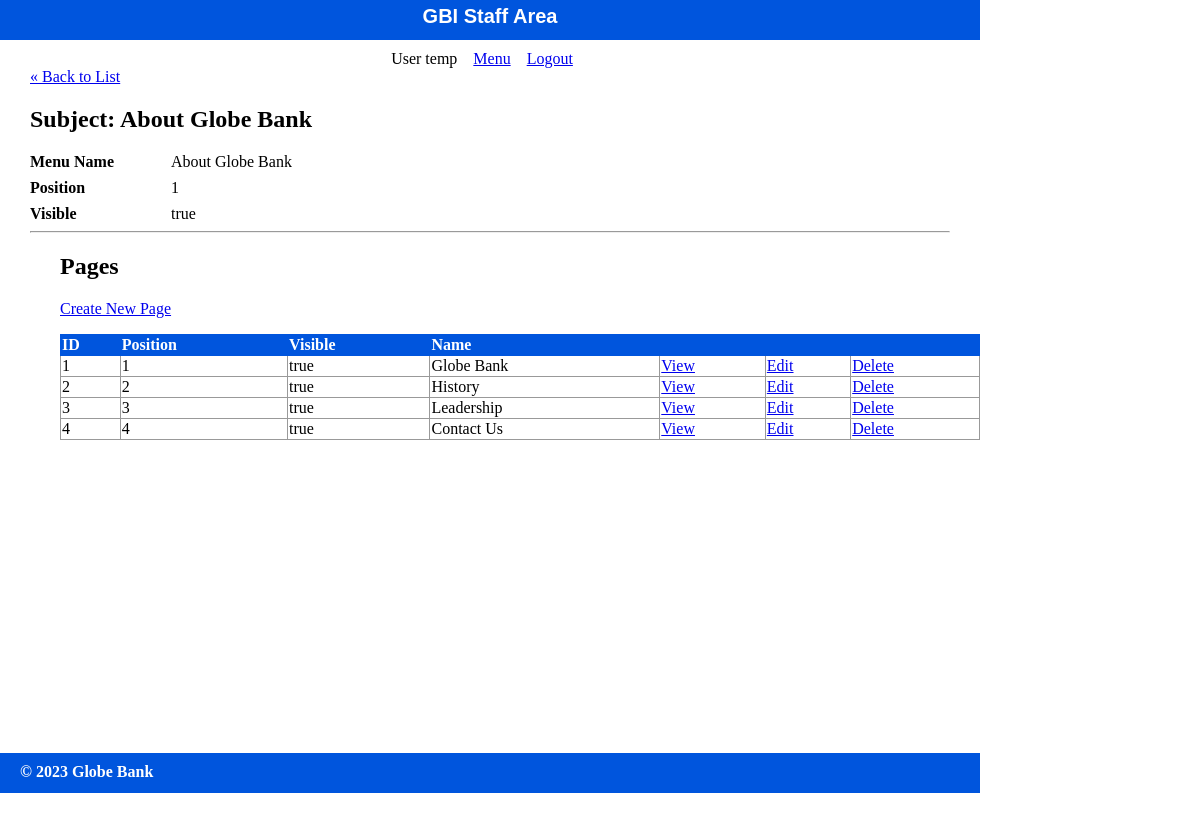
Page /globe_bank/public/staff/subjects/show.php?id=1 (signed in) on the committed database.
### tables this page shows
CREATE TABLE `subjects` (
  `id` int(11) NOT NULL,
  `menu_name` varchar(255) DEFAULT NULL,
  `position` int(3) DEFAULT NULL,
  `visible` tinyint(1) DEFAULT NULL
);

CREATE TABLE `pages` (
  `id` int(11) NOT NULL,
  `subject_id` int(11) DEFAULT NULL,
  `menu_name` varchar(255) DEFAULT NULL,
  `position` int(3) DEFAULT NULL,
  `visible` tinyint(1) DEFAULT NULL,
  `content` text DEFAULT NULL
);

### globe_bank/private/functions.php (called while the page is built, shortened)
<?php
    function url_for($script_path) {
        if($script_path[0] != '/') {
        $script_path = "/" . $script_path;
        }
        return WWW_ROOT . $script_path;
    }
    function u($string="") {
        return urlencode($string);
    }
    function h($string="") {
        return htmlspecialchars($string);
    }
?>

### globe_bank/private/auth_functions.php (called while the page is built, shortened)
<?php
  function is_logged_in() {
    return isset($_SESSION['admin_id']);
  }
?>

### globe_bank/private/functions_db.php (called while the page is built, shortened)
<?php
function db_select($connection, $query){
    $validate = db_validate_func_input($connection, $query);
    $result_set = [];
    try{
        $result_set = mysqli_query($connection, $query);
        $result = [];
            for($i = 0; $i < mysqli_num_rows($result_set); $i++){
                array_push($result,mysqli_fetch_assoc($result_set));
            }
        return ["succes" => true, "data" => $result];
    }
    catch(mysqli_sql_exception $e){
        error_log($e);
        if(!$result_set){
            return db_error($connection);
        }
    };
}
function db_dml_query($connection, $query){
    $validate = db_validate_func_input($connection, $query);
    if(str_starts_with($query, "SELECT")){
        return db_select($connection, $query);
    }
    return ["succes" => false, "data" => "invalid query"];
};
function db_connect($dbInfo=DB_CONNECT){
    return mysqli_connect($dbInfo['HOST'],$dbInfo['USER'],$dbInfo['PASS'],$dbInfo['NAME']);
};
function db_query($query_func, $values = [], $dbInfo=DB_CONNECT){
    try{
        $connection = db_connect($dbInfo);
    }
    catch(mysqli_sql_exception $e){
        $check = check_db_con();
        error_log($e);
        error_log($check['msg']);
        if(!$check["succes"]){
            return $check;
        }
    }
    $checked_values = [];
    if(gettype($values) == "array"){
        $keys = array_keys($values);
        foreach($keys as $key){
            if(isset($values[$key]) && trim($values[$key]) != ""){
                $checked_values[$key] = db_escape($connection, $values[$key]);
            }
        };
    }
    else{
        $checked_values = db_escape($connection, $values);
    }
    $query = $query_func($checked_values);
    $response = db_dml_query($connection, $query);
    return $response;
};
function db_validate_func_input($connection, $query){
    return ["valid" => true, "error" => ""];
};
function db_escape($connection, $value){
    return mysqli_real_escape_string($connection, $value);
};
?>

### globe_bank/private/querys.php (called while the page is built, shortened)
<?php
    $getPageBySubID = function ($subject){
        $getVisible = $subject['getVisible'] ?? false;
        $order ='ASC';
        $qry = "SELECT pages.*, subjects.menu_name AS subject_name ";
        $qry .= "FROM pages ";
        if($getVisible){
            $qry .= "JOIN subjects ON pages.subject_id=subjects.id AND subjects.visible = true ";
            $qry .= "WHERE pages.subject_id='".$subject["id"]."' AND pages.visible=true ";
        }
        else{
            $qry .= "JOIN subjects ON pages.subject_id=subjects.id ";
            $qry .= "WHERE pages.subject_id='".$subject["id"]."' ";
        }
        $qry .= "ORDER BY pages.position {$order};";
        return $qry;
    };
?>

### globe_bank/public/staff/subjects/show.php (the view, shortened to what this page needs)
<?php
  require_once('../../../private/initialize.php');
  $subject["id"] = $_GET['id'] ?? '1';
  $response = db_query($getSubjectByID, $subject);
  $subject = [];
  if($response["succes"]){
    $subject =  $response['data'][0];
  }
  else{
    $subject =  [['id' => 'failed to load please try again', 'position' => '', 'visible' => '', 'menu_name' => '']];
  };
  $pages = [];
  $response = db_query($getPageBySubID, $subject);
  if($response["succes"]){
    $pages =  $response['data'];
  }
  else{
    $pages =  [['id' => 'failed to load please try again', 'position' => '', 'visible' => '', 'menu_name' => '']];
  }
  include(SHARED_PATH . '/staff_header.php');
?>
<section id="content">
  <a class="back-link" href="<?php echo url_for('/staff/subjects/index.php'); ?>">&laquo; Back to List</a>
  <div class="subject show">
    <h1>Subject: <?php echo h($subject['menu_name']); ?></h1>
    <div class="attributes">
      <dl>
        <dt>Menu Name</dt>
        <dd><?php echo h($subject['menu_name']); ?></dd>
      </dl>
      <dl>
        <dt>Position</dt>
        <dd><?php echo h($subject['position']); ?></dd>
      </dl>
      <dl>
        <dt>Visible</dt>
        <dd><?php echo $subject['visible'] == '1' ? 'true' : 'false'; ?></dd>
      </dl>
    </div>
    <hr/>
    <div id="content">
      <div class="pages listing">
        <h2>Pages</h2>
        <div class="actions">
          <a class="action" href="<?php echo url_for('staff/pages/new.php?subject_id='.u(h($subject["id"]))); ?>">Create New Page</a>
        </div>
        <table class="list">
          <tr>
            <th>ID</th>
            <th>Position</th>
            <th>Visible</th>
            <th>Name</th>
            <th>&nbsp;</th>
            <th>&nbsp;</th>
            <th>&nbsp;</th>
          </tr>
          <?php
          if($pages){
            foreach($pages as $page){ ?>
              <tr>
                <td><?php echo h($page['id']); ?></td>
                <td><?php echo h($page['position']); ?></td>
                <td><?php echo $page['visible'] == 1 ? 'true' : 'false'; ?></td>
                <td><?php echo h($page['menu_name']); ?></td>
                <td><a class="action" href="<?php echo url_for('staff/pages/show.php?id='.h(u($page['id']))); ?>">View</a></td>
                <td><a class="action" href="<?php echo url_for('staff/pages/edit.php?id='.h(u($page['id']))); ?>">Edit</a></td>
                <td><a class="action" href="<?php echo url_for('staff/pages/delete.php?id='.h(u($page['id']))); ?>">Delete</a></td>
              </tr>
            <?php
            }
          } ?>
        </table>
      </div>
    </div>
  </div>
</section>
<?php include(SHARED_PATH . '/staff_footer.php'); ?>

### globe_bank/private/shared/staff_header.php (shortened to what this page needs)
<!doctype html>
<html lang="en">
  <head>
    <link rel="stylesheet" media="all" href="<?php echo url_for('/stylesheets/staff.css');?>" />
  </head>
  <body>
    <header>
      <h1>GBI Staff Area</h1>
    </header>
    <?php
    if(is_logged_in()){
      $nav ='<navigation>';
      $nav .='<ul>';
      $nav .='<li>User '.$_SESSION['username'] ?? 'Username nof found'.'</li>';
      $nav .='<li><a href="'.url_for('/staff').'">Menu</a></li>';
      $nav .='<li><a href="'.url_for('staff/logout.php').'">Logout</a></li>';
      $nav .='</ul>';
      $nav .='</navigation>';
      echo $nav;
    }
    ?>
    <main>

### globe_bank/private/shared/staff_footer.php
        </main>
        <footer>
            <p>&copy; <?php echo date('Y');?> Globe Bank</p>
        </footer>
    </body>
</html>

### globe_bank/public/stylesheets/staff.css (style rules this page uses)
html { height: 100%; width: 100%; }
body { height: 980px; width: 100%; margin: 0; padding: 0; }
header { width: 980px; height: 40px; margin: 0 0 10px 0; padding: 0; background: #0055DD; color: white; }
header h1 { margin: 0; padding: 5px; font-size: 20px; font-family: Verdana, Arial, Helvetica, sans-serif; text-align: center; }
navigation { width: 980px; margin: 0; padding: 0; text-align: center; }
navigation ul { width: 980px; list-style: none; padding: 0; margin: 0; }
navigation ul li { display: inline; margin-right: 1em; }
#content { width: 920px; min-height: 500px; padding: 0 30px; }
footer { width: 940px; height: 20px; margin: 0 0 10px 0; padding: 10px 20px; background: #0055DD; }
footer p { margin: 0; color: white; font-weight: bold; }
.actions { margin-bottom: 1em; }
table { border-collapse: collapse; vertical-align: top; }
table.list { width: 100%; }
table.list tr td { border: 1px solid #999999; }
table.list tr th { border: 1px solid #0055DD; background: #0055DD; color: white; text-align: left; }
dl { clear: both; overflow: hidden; margin: 0.5em 0; }
dt { float: left; font-weight: bold; width: 125px; }
dd { float: left; margin-left: 1em; }

### rows in the picture
subjects: menu_name "About Globe Bank", position "1"
pages: id "1", position "1", visible "true", menu_name "Globe Bank"
pages: id "2", position "2", visible "true", menu_name "History"
pages: id "3", position "3", visible "true", menu_name "Leadership"
pages: id "4", position "4", visible "true", menu_name "Contact Us"
